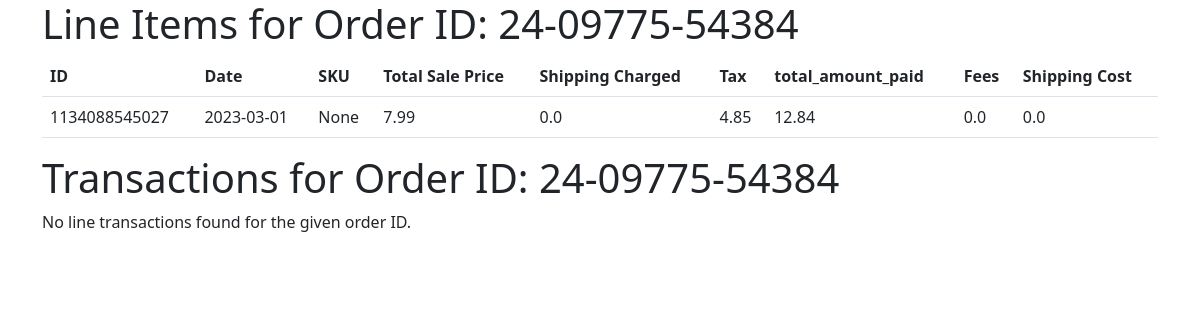
/order_line_items/24-09775-54384, run on the app's committed database.
### models.py (models this page shows)
class LineItem(db.Model):
    __tablename__ = 'line_items'
    id = db.Column(db.Integer, primary_key=True)
    line_item_id = db.Column(db.String, nullable=False, unique=True)
    transaction_date = db.Column(db.Date, nullable=False)
    sku = db.Column(db.String, default=None)
    shipping_cost = db.Column(db.Float, nullable=False, default=0.00)
    total_sale_price = db.Column(db.Float, nullable=False, default=0.00)
    shipping_charged = db.Column(db.Float, nullable=False, default=0.00)
    tax = db.Column(db.Float, nullable=False, default=0.00)
    total_amount_paid = db.Column(db.Float, nullable=False, default=0.00)
    fees = db.Column(db.Float, nullable=False, default=0.00)
    order_id = db.Column(db.String, db.ForeignKey('orders.order_id'), nullable=False)

### app.py (the view)
@app.route('/order_line_items/<order_id>')
def display_order_line_items(order_id):
    line_items = LineItem.query.filter_by(order_id=order_id).all()
    transactions = Transaction.query.filter_by(order_id=order_id).all()
    print(transactions)
    return render_template('display_order_line_items.html', line_items=line_items or [], transactions=transactions or [], order_id=order_id)

### templates/display_order_line_items.html
{% extends "base.html" %}
{% block content %}
    <h1>Line Items for Order ID: {{ order_id }}</h1>
    {% if line_items %}
        <table class="table">
            <thead>
                <tr>
                    <th scope="col">ID</th>
                    <th scope="col">Date</th>
                    <th scope="col">SKU</th>
                    <th scope="col">Total Sale Price</th>
                    <th scope="col">Shipping Charged</th>
                    <th scope="col">Tax</th>
                    <th scope="col">total_amount_paid</th>
                    <th scope="col">Fees</th>
                    <th scope="col">Shipping Cost</th>
                </tr>
            </thead>
            <tbody>
                {% for line_item in line_items %}
                    <tr>
                        <td>{{ line_item.line_item_id }}</td>
                        <td>{{ line_item.transaction_date }}</td>
                        <td>{{ line_item.sku }}</td>
                        <td>{{ line_item.total_sale_price }}</td>
                        <td>{{ line_item.shipping_charged }}</td>
                        <td>{{ line_item.tax }}</td>
                        <td>{{ line_item.total_amount_paid }}</td>
                        <td>{{ line_item.fees }}</td>
                        <td>{{ line_item.shipping_cost }}</td>
                    </tr>
                {% endfor %}
            </tbody>
        </table>
    {% else %}
        <p>No line items found for the given order ID.</p>
    {% endif %}
    <h1> Transactions for Order ID: {{ order_id }}</h1>
    {% if transactions %}
        <table class="table">
            <thead>
                <tr>
                    <th scope="col">ID</th>
                    <th scope="col">Date</th>
                    <th scope="col">Type</th>
                    <th scope="col">Amount</th>
                    <th scope="col">Booking_Entry</th>
                </tr>
            </thead>
            <tbody>
                {% for transaction in transactions %}
                    <tr>
                        <td>{{ transaction.transaction_id }}</td>
                        <td>{{ transaction.transaction_date }}</td>
                        <td>{{ transaction.transaction_type }}</td>
                        <td>{{ transaction.amount }}</td>
                        <td>{{ transaction.booking_entry }}</td>
                    </tr>
                {% endfor %}
            </tbody>
        </table>
    {% else %}
        <p>No line transactions found for the given order ID.</p>
    {% endif %}
{% endblock %}

### data on the page
LineItem: line_item_id "1134088545027", transaction_date "2023-03-01", sku "None", total_sale_price "7.99", shipping_charged "0.0", tax "4.85", total_amount_paid "12.84", fees "0.0", shipping_cost "0.0"

### other printed values
{{ order_id }} "24-09775-54384"
